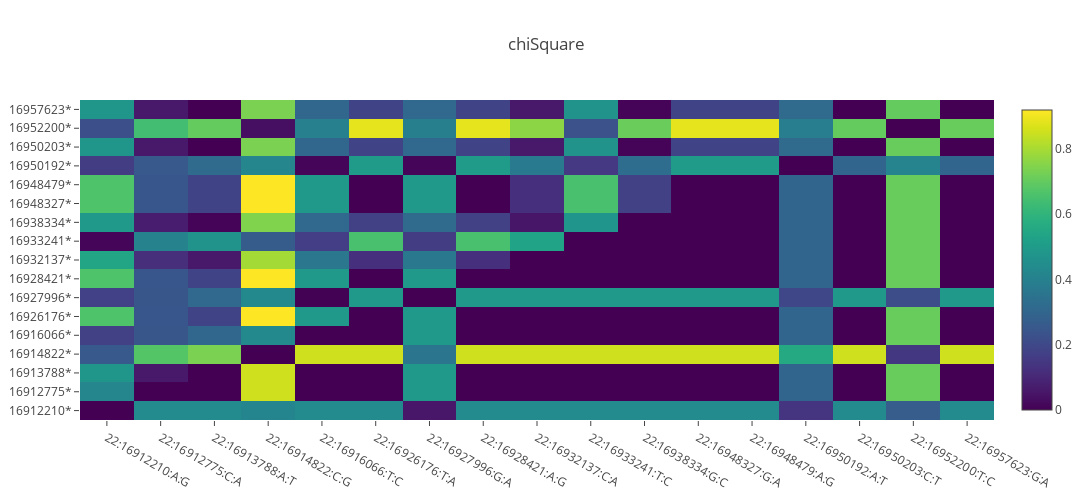

The cell this chart's notebook holds for it:
### Code cell
import numpy as np
import plotly.graph_objs as go
import plotly.offline as py
from plotly.offline import get_plotlyjs, init_notebook_mode

init_notebook_mode(connected = True)

SLCdf = df.filter(array_contains(genes("annotation"), "SLC9B1P4"))

pandasFisher = oskar.fisher(SLCdf, "hgvauser@platinum:illumina_platinum", "KK").select("id", col("Fisher p-value").alias("fisher")).toPandas()
pandasChiSquare = oskar.chiSquare(SLCdf, "hgvauser@platinum:illumina_platinum", "KK").select("id", col("ChiSquare p-value").alias("chiSquare")).toPandas()

labels = pandasFisher["id"].tolist()
labelsPosition = [i.split(':', 3)[1] + "*" for i in labels]

# dim = len(labels)
# X = np.zeros((dim, dim))
# for i in range(dim):
#     for j in range(dim):
#         X[j, i] = np.absolute(pandasChiSquare["chiSquare"][i] - pandasChiSquare["chiSquare"][j])

dim = len(labels)
X = np.zeros((dim, dim))
for i in range(dim):
    for j in range(i, dim):
        X[i, j] = np.absolute(pandasFisher["fisher"][i] - pandasFisher["fisher"][j])
for i in range(dim):
    for j in range(i, dim):
        X[j, i] = np.absolute(pandasChiSquare["chiSquare"][i] - pandasChiSquare["chiSquare"][j])

trace = go.Heatmap(x = labels, y= labelsPosition, z = X, colorscale = 'Viridis')
fig = go.Figure(data = [trace])
fig['layout'].update({'width':1440, 'height':500, 'title':'chiSquare'})
py.iplot(fig, filename = 'annotated_heatmap_color')

### Figure 1 — Plotly figure (JSON) as saved in the notebook; plotly's stock layout.template omitted (floating-point values rounded to 4 significant figures; data arrays with more than 128 entries replaced by an {"elided": "..."} marker saying what was removed)
{"data": [{"colorscale": "Viridis", "type": "heatmap", "uid": "ac1a3451-0f3a-4a9c-9d47-68a368cce745", "x": ["22:16912210:A:G", "22:16912775:C:A", "22:16913788:A:T", "22:16914822:C:G", "22:16916066:T:C", "22:16926176:T:A", "22:16927996:G:A", "22:16928421:A:G", "22:16932137:C:A", "22:16933241:T:C", "22:16938334:G:C", "22:16948327:G:A", "22:16948479:A:G", "22:16950192:A:T", "22:16950203:C:T", "22:16950203:C:T", "22:16952200:T:C", "22:16957623:G:A"], "y": ["16912210*", "16912775*", "16913788*", "16914822*", "16916066*", "16926176*", "16927996*", "16928421*", "16932137*", "16933241*", "16938334*", "16948327*", "16948479*", "16950192*", "16950203*", "16950203*", "16952200*", "16957623*"], "z": {"elided": "18x18 float values"}, "zauto": true, "zmax": 0.9185, "zmin": 0}], "layout": {"height": 500, "title": "chiSquare", "width": 1440, "xaxis": {"autorange": true, "range": [-0.5, 17.5], "type": "category"}, "yaxis": {"autorange": true, "range": [-0.5, 17.5], "type": "category"}}}
